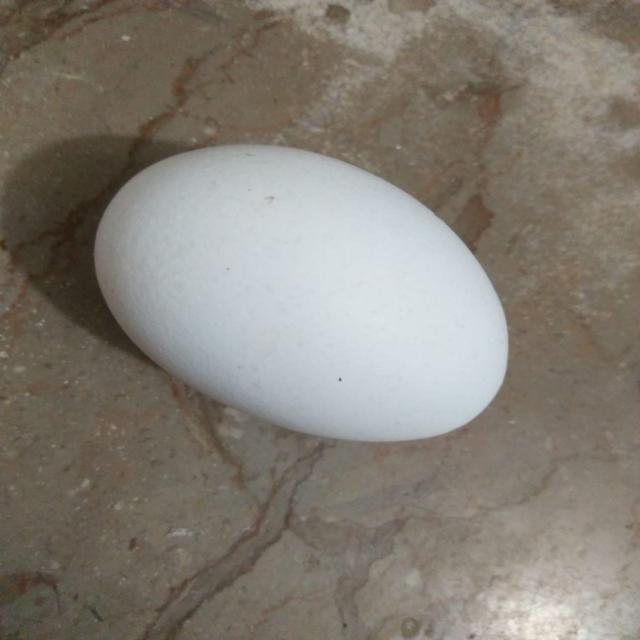
#> input picture data/all_images/not_damaged_101_jpg.rf.479d12a2b41a5ec6d718dcdabd14b0c9.jpg, 640 x 640 px, found by its file name; its folder holds 4 pictures in this run
$ python tune.py   (older library calls are emulated)
#> lines starting #> are read from the running program, lines starting #| are printed output that depends on the picture
### src/classical.py
import cv2
import numpy as np

# [6 lines left out: function t1_otsu, not called in this run]

def t5_kmeans(bgr, K=4):
    h, w = bgr.shape[:2]
    small = cv2.resize(bgr, (160, 160))
    lab = cv2.cvtColor(small, cv2.COLOR_BGR2LAB)
    data = lab.reshape(-1, 3).astype(np.float32)

    cv2.setRNGSeed(0)
    crit = (cv2.TERM_CRITERIA_EPS + cv2.TERM_CRITERIA_MAX_ITER, 20, 1.0)
    _, labels, centers = cv2.kmeans(data, K, None, crit, 3, cv2.KMEANS_PP_CENTERS)

    egg = int(np.argmax(centers[:, 0]))
    mask = (labels.reshape(160, 160) == egg).astype(np.uint8) * 255
    return cv2.resize(mask, (w, h), interpolation=cv2.INTER_NEAREST)

# [41 lines left out: function t9_select, not called in this run]

def cand_kmeans(bgr, K):
    m = t5_kmeans(bgr, K)
    k = cv2.getStructuringElement(cv2.MORPH_ELLIPSE, (7, 7))
    m = cv2.morphologyEx(m, cv2.MORPH_OPEN, k)
    m = cv2.morphologyEx(m, cv2.MORPH_CLOSE, k)
    n, labels, _, _ = cv2.connectedComponentsWithStats(m)
    return [(labels == i).astype(np.uint8) * 255 for i in range(1, n)]

def cand_grabcut(bgr):
    h, w = bgr.shape[:2]
    gc = np.full((h, w), cv2.GC_BGD, np.uint8)
    cv2.ellipse(gc, (w // 2, h // 2), (int(w * 0.40), int(h * 0.40)), 0, 0, 360, cv2.GC_PR_FGD, -1)
    cv2.ellipse(gc, (w // 2, h // 2), (int(w * 0.20), int(h * 0.20)), 0, 0, 360, cv2.GC_FGD, -1)
    bg = np.zeros((1, 65), np.float64); fg = np.zeros((1, 65), np.float64)
    small = cv2.resize(bgr, (160, 160)); gcs = cv2.resize(gc, (160, 160), interpolation=cv2.INTER_NEAREST)
    cv2.grabCut(small, gcs, None, bg, fg, 5, cv2.GC_INIT_WITH_MASK)
    m = ((gcs == cv2.GC_FGD) | (gcs == cv2.GC_PR_FGD)).astype(np.uint8) * 255
    return [cv2.resize(m, (w, h), interpolation=cv2.INTER_NEAREST)]

def cand_edge_ellipse(bgr):
    h, w = bgr.shape[:2]
    gray = cv2.GaussianBlur(cv2.cvtColor(bgr, cv2.COLOR_BGR2GRAY), (5, 5), 0)
    edges = cv2.Canny(gray, 50, 150)
    edges = cv2.dilate(edges, np.ones((3, 3), np.uint8))
    cnts, _ = cv2.findContours(edges, cv2.RETR_LIST, cv2.CHAIN_APPROX_SIMPLE)
    out = []
    for c in cnts:
        if len(c) < 20:
            continue
        frac = cv2.contourArea(c) / (h * w)
        if frac < 0.03 or frac > 0.70:
            continue
        m = np.zeros((h, w), np.uint8)
        cv2.ellipse(m, cv2.fitEllipse(c), 255, -1)
        out.append(m)
    return out

# [31 lines left out: functions pick, t12_pool, not called in this run]


def _feats(m, grad, h, w):
    cnts, _ = cv2.findContours(m, cv2.RETR_EXTERNAL, cv2.CHAIN_APPROX_SIMPLE)
    if not cnts:
        return None
    cnt = max(cnts, key=cv2.contourArea)
    area = cv2.contourArea(cnt); frac = area / (h * w)
    if frac < 0.01 or frac > 0.70 or len(cnt) < 5:
        return None
    hull = cv2.contourArea(cv2.convexHull(cnt))
    (ex, ey), (ea, eb), _ = cv2.fitEllipse(cnt)
    ell_area = np.pi * ea * eb / 4
    M = cv2.moments(cnt); cx, cy = M["m10"] / M["m00"], M["m01"] / M["m00"]
    x, y, bw, bh = cv2.boundingRect(cnt)
    pts = cnt[:, 0, :]
    return dict(
        t9=(area / hull if hull else 0)
           - np.hypot((cx - w / 2) / w, (cy - h / 2) / h)
           - (0.3 if (x <= 0 or y <= 0 or x + bw >= w or y + bh >= h) else 0.0),
        bloat=max(0.0, frac - 0.35),
        ell=1 - min(1.0, abs(1 - area / ell_area)) if ell_area else 0,
        edge=float(grad[pts[:, 1], pts[:, 0]].mean()) / 255.0)

def t12b(bgr, thr=0.65, wa=1.5, we=1.5, wg=0.25):
    h, w = bgr.shape[:2]
    gray = cv2.GaussianBlur(cv2.cvtColor(bgr, cv2.COLOR_BGR2GRAY), (5, 5), 0)
    grad = np.hypot(cv2.Sobel(gray, cv2.CV_32F, 1, 0), cv2.Sobel(gray, cv2.CV_32F, 0, 1))
    grad = np.clip(grad / grad.max() * 255, 0, 255)

    def best(comps, extended):
        top, top_s = None, -1e9
        for m in comps:
            f = _feats(m, grad, h, w)
            if f is None:
                continue
            s = f["t9"] + (-wa * f["bloat"] + we * f["ell"] + wg * f["edge"] if extended else 0)
            if s > top_s:
                top, top_s = m, s
        return top, top_s

    m9, s9 = best(cand_kmeans(bgr, 3), False)
    if m9 is not None and s9 >= thr:
        return m9
    pool = []
    for K in (3, 4, 5):
        pool += cand_kmeans(bgr, K)
    pool += cand_grabcut(bgr) + cand_edge_ellipse(bgr)
    m, _ = best(pool, True)
    return m if m is not None else np.zeros((h, w), np.uint8)

### src/metrics.py
import numpy as np

def to_bool(mask):
    return mask > 0

def counts(gt, pred):
    gt, pred = to_bool(gt), to_bool(pred)
    tp = np.logical_and(gt, pred).sum()
    fp = np.logical_and(~gt, pred).sum()
    fn = np.logical_and(gt, ~pred).sum()
    return tp, fp, fn

def scores(gt, pred):
    tp, fp, fn = counts(gt, pred)
    iou  = tp / (tp + fp + fn) if (tp + fp + fn) else 0.0
    dice = 2 * tp / (2 * tp + fp + fn) if (2 * tp + fp + fn) else 0.0
    prec = tp / (tp + fp) if (tp + fp) else 0.0
    rec  = tp / (tp + fn) if (tp + fn) else 0.0
    return dict(iou=iou, dice=dice, precision=prec, recall=rec)

### src/tune.py
import cv2, json, numpy as np
from pathlib import Path
from metrics import scores
import classical

dev = json.load(open("src/split.json"))["dev"]
#> (reads src/split.json from the repository)


runs = [
    ("default thr=0.65 wa=1.5", dict()),
    ("thr=0.50",                dict(thr=0.50)),
    ("thr=0.80",                dict(thr=0.80)),
    ("wa=1.0",                  dict(wa=1.0)),
    ("wa=2.0",                  dict(wa=2.0)),
]

imgs = [(cv2.imread(f"data/all_images/{n}"),
         cv2.imread(f"data/masks/{Path(n).stem}.png", 0)) for n in dev]
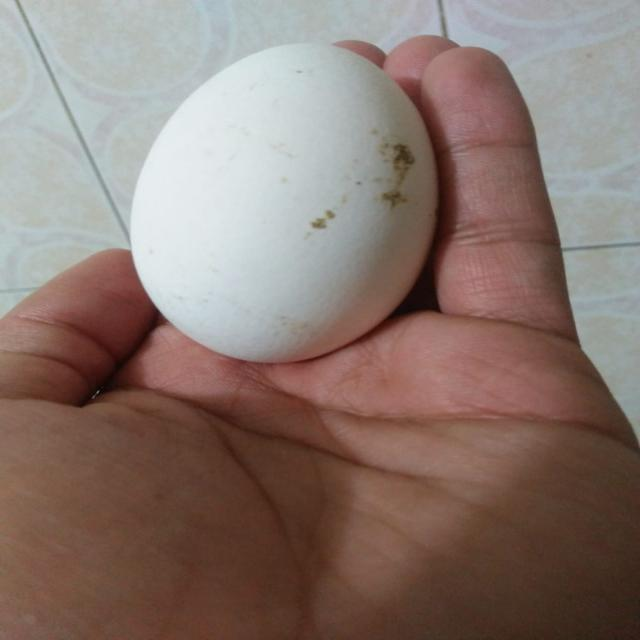
#> input picture data/all_images/not_damaged_102_jpg.rf.8d754cbc174c6cb6fb1b5c1929edcbb1.jpg, 640 x 640 px, found by its file name
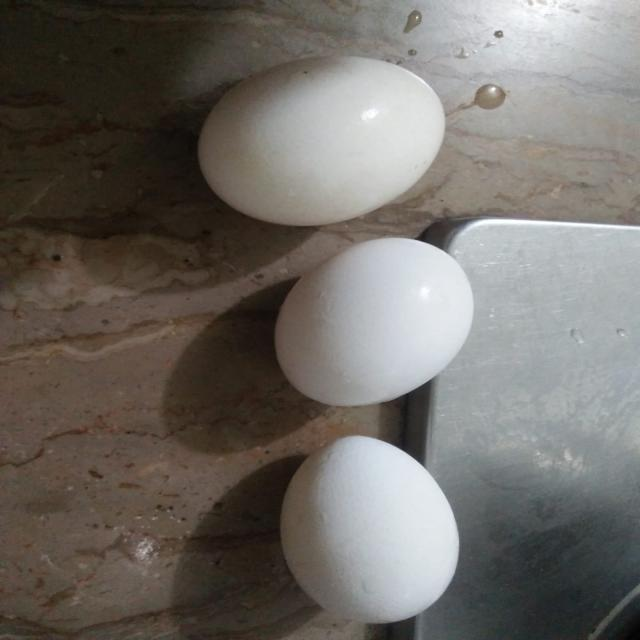
#> input picture data/all_images/not_damaged_103_jpg.rf.c0bd961caec5acf3a6582c9cb2551634.jpg, 640 x 640 px, found by its file name
#> imgs = 87 items

print(f"{'setting':26} {'IoU':>6} {'Dice':>6} {'Prec':>6} {'Rec':>6} {'median':>7} {'<0.1':>5} {'>0.6':>5}")
for label, kw in runs:
#> (the run stopped early here; a loop or call above may not have finished)
